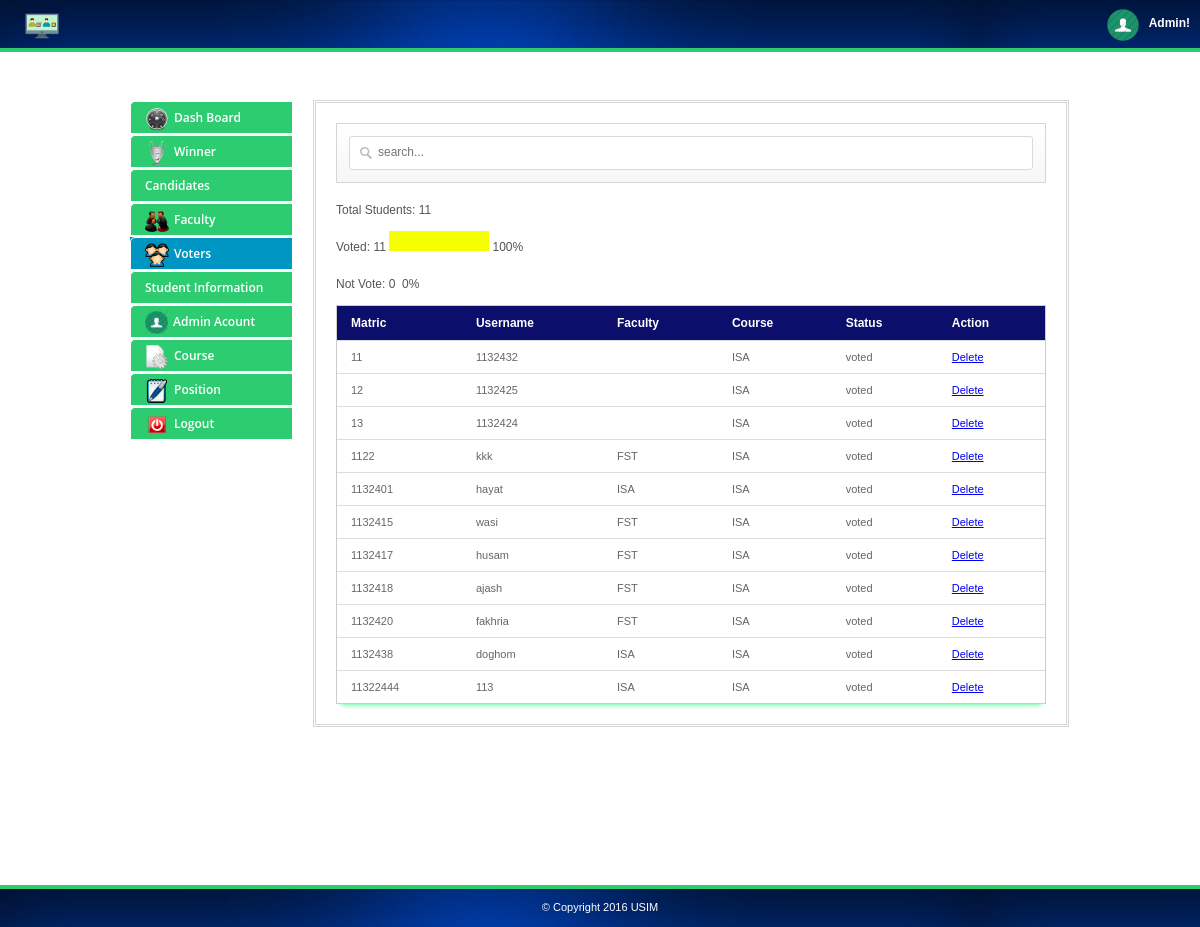
The page /admin/students.php on the database its author committed.
### tables this page shows
CREATE TABLE IF NOT EXISTS `students` (
  `id` int(50) NOT NULL AUTO_INCREMENT,
  `username` varchar(100) NOT NULL,
  `email` varchar(100) NOT NULL,
  `phone` varchar(100) NOT NULL,
  `faculty` varchar(100) NOT NULL,
  `course` varchar(100) NOT NULL,
  `password` varchar(100) NOT NULL,
  `question` varchar(200) NOT NULL,
  `answer` varchar(100) NOT NULL,
  `status` varchar(100) DEFAULT NULL,
  PRIMARY KEY (`id`)
);

### admin/students.php (the view, shortened to what this page needs)
<html>
<head>
<link rel="stylesheet" href="admin.css">
<link href="src/facebox.css" media="screen" rel="stylesheet" type="text/css" />
</head>
<body>
	<div id="top">
		<div class="logo">
			<img src="../psu.png" style="width: 44px;">
		</div>
		<div class="welcome">
			<img alt="" src="img/userpic.png">
			<span>Admin!</span>
		</div>
	</div>
	<div class="container  clearfix">
		<div class="one-third1 column">
			<ul>
				<li><a href="index.php"><img alt="" src="img/home.png"><span>Dash Board</span></a></li>
				<li><a href="winner.php"><img alt="" src="img/win.png"><span>Winner</span></a></li>
				<li><a href="candidates.php"><img alt="" src="img/candidates.png"><span>Candidates</span></a></li>
				<li><a href="parties.php"><img alt="" src="img/parties.png"><span>Faculty</span></a></li>
				<li class="active"><a href="students.php"><img alt="" src="img/user.png"><span>Voters</span></a></li>
				<li><a href="idnumbers.php"><img alt="" src="img/numbers.png"><span>Student Information</span></a></li>
				<li><a href="admin.php"><img alt="" src="img/userpic.png" style="width:23px;height:23px;"><span>Admin Acount</span></a></li>
				<li><a href="course.php"><img alt="" src="img/page.png"><span>Course</span></a></li>
				<li><a href="position.php"><img alt="" src="img/position.png"><span>Position</span></a></li>
				<li><a href="../index.php"><img alt="" src="img/logout.png"><span>Logout</span></a></li>
			</ul>
		</div>
		<div class="two-thirds1 column">
			<div class="thewraper">
			<div id="formdesign"><input type="text" name="filter" value="" id="filter" placeholder="search..." autocomplete="off" /></div>
			<div>
			<?php
			include('../connect.php');
			$dsdsss='notvoted';
			$xxzz='voted';
			$sadsdsd = $db->prepare("SELECT count(*) FROM students WHERE status= :a");
				$sadsdsd->bindParam(':a', $dsdsss);
				$sadsdsd->execute();
				$rowaas = $sadsdsd->fetch(PDO::FETCH_NUM);
				$notvoted=$rowaas[0];
			$sadsdsda = $db->prepare("SELECT count(*) FROM students WHERE status= :b");
				$sadsdsda->bindParam(':b', $xxzz);
				$sadsdsda->execute();
				$rowaasa = $sadsdsda->fetch(PDO::FETCH_NUM);
				$voted=$rowaasa[0];
			$sadsdsds = $db->prepare("SELECT count(*) FROM students");
				$sadsdsds->execute();
				$rowaass = $sadsdsds->fetch(PDO::FETCH_NUM);
				$tottot=$rowaass[0];
			?>
			Total Students: <?php echo $tottot ?><br><br>
			Voted: <?php echo $voted ?>
			<img src="pollyes.gif" width='<?php echo(100*round($voted/($tottot),2)); ?>' height='20'> <?php echo(100*round($voted/($tottot),2)); ?>%
			<br><br>
			Not Vote: <?php echo $notvoted ?>
			<img src="pollyes.gif" width='<?php echo(100*round($notvoted/($tottot),2)); ?>' height='20'> <?php echo(100*round($notvoted/($tottot),2)); ?>%
			<br><br>
			</div>
			<table id="resultTable" data-responsive="table">
				<thead>
					<tr>
					    <th> Matric </th>
						<th> Username </th>
						<th> Faculty </th>
						<th> Course </th>
						<th> Status </th>
						<th> Action </th>
					</tr>
				</thead>
				<tbody>
					<?php
						$result = $db->prepare("SELECT * FROM students");
						$result->execute();
						for($i=0; $row = $result->fetch(); $i++){
					?>
					<tr class="record">
					    <td><?php echo $row['id']; ?></td>
						<td><?php echo $row['username']; ?></td>
						<td><?php echo $row['faculty']; ?></td>
						<td><?php echo $row['course']; ?></td>
						<td><?php echo $row['status']; ?></td>
						<td><a href="#" id="<?php echo $row['id']; ?>" class="delbutton" title="Click To Delete">Delete</a></td>
					</tr>
					<?php
						}
					?>
				</tbody>
			</table>
			</div>
		</div>
	</div>
	<div id="footer">
		<div class="copyrights">&copy; Copyright 2016 USIM</div>
	</div>
</body>
</html>

### admin/admin.css (style rules this page uses)
* { -moz-transition: width 1s ease-in-out, left 1.5s ease-in-out; -webkit-transition: width 1s ease-in-out, left 1.5s ease-in-out; -moz-transition: width 1s ease-in-out, left 1.5s ease-in-out; -o-transition: width 1s ease-in-out, left 1.5s ease-in-out; transition: width 1s ease-in-out, left 1.5s ease-in-out; }
body { margin: 0; color: #555555; font-family: Arial,Helvetica,sans-serif; font-size: 12px; }
#top { border-bottom: 4px solid #2ECC71; height: 48px; background: url("img/dark.jpg") repeat scroll 0 0 rgba(0, 0, 0, 0); margin-bottom: 48px; }
#footer { border-top: 4px solid #2ECC71; height: 38px; background: url("img/dark.jpg") repeat scroll 0 0 rgba(0, 0, 0, 0); margin-top: 158px; }
.copyrights { display: block; width: 100%; text-align: center; padding-top: 12px; color: #FFFFFF; font-size: 11px; }
.logo { float: left; width: auto; margin-left: 20px; }
.logo img { width: 53px; margin-top: 4px; }
.welcome { height: 20px; padding: 12px 14px; float: right; margin-right: 20px; padding-right: 0px; }
.welcome img { float: left; margin-right:10px; margin-top:-3px; }
.welcome > span { color: #FFFFFF; display: block; font-size: 12px; font-weight: bold; margin-left: 32px; white-space: nowrap; line-height: 20px; margin-top: 1px; }
.one-third1 ul { height: auto; margin: 0; padding: 0; list-style: none outside none; }
.one-third1 ul li { margin-top: 1px; position: relative; line-height: 20px; }
.active { background: none repeat scroll 0 0 #0097C4; }
.active a { background-color: rgba(0, 151, 196, 0.88) !important; }
.one-third1 ul li a { border: 1px solid #fff; color: #fff; display: block; font-family: 'Open Sans',sans-serif; font-size: 12px; font-weight: 600; padding: 5px 14px; text-decoration: none; background-color: #2ECC71; border-top-left-radius: 5px; }
.one-third1 ul li a img { float: left; margin-right: 5px; }
.one-third1 ul li a span { display: block; white-space: nowrap; margin-top: 1px; }
#formdesign { background: linear-gradient(to bottom, #FFFFFF 0%, #F6F6F6 100%) repeat scroll 0 0 rgba(0, 0, 0, 0); border: 1px solid #D5D5D5; padding: 12px; position: relative; margin: 20px 0; }
#filter { -moz-box-sizing: border-box; background: url("img/big_search.png") no-repeat scroll 10px 10px #FFFFFF; box-shadow: none; display: block; font-size: 12px; height: 34px; margin: 0; padding: 9px 140px 9px 28px; width: 100%; border: 1px solid #DADADA; transition: border 0.2s linear 0s, box-shadow 0.2s linear 0s; padding-top: 6px; }
table { border-collapse: separate; background: #FFFFFF; border-spacing: 0; max-width: 100%; }
#resultTable { color: #666666; width: 100%; border: 1px solid #CCCCCC; box-shadow: 0 5px 5px -5px rgba(15, 252, 106, 0.96); }
#resultTable thead tr th { background: none repeat scroll 0 0 #0b0e6a; color: #fff; padding: 10px 14px; text-align: left; border-top: 0 none; font-size: 12px; }
#resultTable tbody tr td { background-color: #FFFFFF; font-size: 11px; text-align: left; padding: 10px 14px; border-top: 1px solid #DDDDDD; }
.container .column, .container .columns { float: left; display: inline; margin-left: 10px; margin-right: 10px; }
.container { position: relative; width: 960px; margin: 0 auto; padding: 0; }
.container .one-third1.column { width: 163px; }
.container .two-thirds1.column { width: 750px; border: double #D5D5D5; padding-bottom: 20px; }
.thewraper { margin: 0 20px; }
input { height: 30px; width: 300px; font-size: 18px; border-radius: 3px; border-color: black; padding: 5px 10px; margin-left: 15px; margin-bottom: 30px; }
.container:after { content: "\0020"; display: block; height: 0; clear: both; visibility: hidden; }
.clearfix:before, .clearfix:after, .row:before, .row:after { content: '\0020'; display: block; overflow: hidden; visibility: hidden; width: 0; height: 0; }
.row:after, .clearfix:after { clear: both; }
.row, .clearfix { zoom: 1; }

### rows shown on the page
students: id "11", username "1132432", course "ISA", status "voted"
students: id "12", username "1132425", course "ISA", status "voted"
students: id "13", username "1132424", course "ISA", status "voted"
students: id "1122", username "kkk", faculty "FST", course "ISA", status "voted"
students: id "1132401", username "hayat", faculty "ISA", course "ISA", status "voted"
students: id "1132415", username "wasi", faculty "FST", course "ISA", status "voted"
students: id "1132417", username "husam", faculty "FST", course "ISA", status "voted"
students: id "1132418", username "ajash", faculty "FST", course "ISA", status "voted"
students: id "1132420", username "fakhria", faculty "FST", course "ISA", status "voted"
students: id "1132438", username "doghom", faculty "ISA", course "ISA", status "voted"
students: id "11322444", username "113", faculty "ISA", course "ISA", status "voted"

### other values the page prints
$tottot "11"
$voted "11"
100*round($voted/($tottot),2) "100"
$notvoted "0"
100*round($notvoted/($tottot),2) "0"
